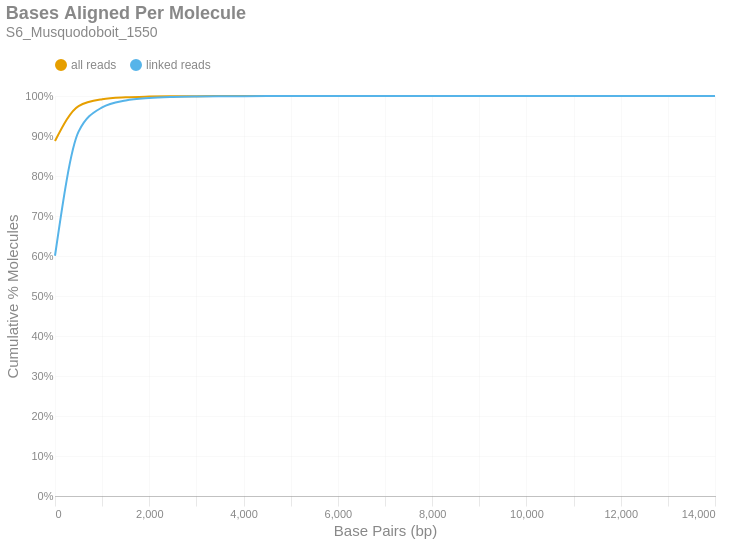

Here is the notebook cell this chart was saved with:
### Markdown cell above
### Bases Aligned Per Molecule
This is a cumulative frequency distribution showing the number of base pairs aligned per unique molecule. These data are shown in 500 bp bins. There are two distributions: one with `all reads` (yellow) and another with only `linked reads` (blue). The percent of molecules in the `linked reads` distribution is relative to the total number of linked molecules.

### Code cell
if SKIPLR:
    print_html(f"Skipped")
else:
    binned_df = consolidated_hist(valids['aligned_bp'], mask, 500, True)
    with SafeRender(binned_df):
        (
            density_plot(binned_df, 'Bases Aligned Per Molecule', samplename, 'basesper')
            .encode(
                x=alt.X('bin:Q', title="Base Pairs (bp)").axis(tickMinStep=500).scale(padding=0),
                y=alt.Y('value:Q', title='Cumulative % Molecules')
                    .axis(format='%')
                    .scale(domain = [0,1])
                    .stack(False),
                color=alt.Color("key:N").scale(domain = ["all reads", "linked reads"]),
                tooltip = [
                    alt.Tooltip("key:N", title = "Data Type"),
                    alt.Tooltip("range_label:N", title="Bases Aligned Per Molecule"),
                    alt.Tooltip("value:Q", format = ".2%", title="% Molecules (Cum.)")
                ]
            )
        ).display()

### Figure 1 — Vega-Lite specification as saved in the notebook (floating-point values rounded to 4 significant figures)
{"width": "container", "height": 400, "config": {"title": {"anchor": "start", "dy": -15, "fontSize": 18, "color": "#888888", "subtitleColor": "#888888", "subtitleFontSize": 14}, "arc": {"fill": "#0072B2"}, "axis": {"domainColor": "#888888", "domainWidth": 0.5, "gridWidth": 0.2, "grid": false, "titleFontWeight": 400, "titleFontSize": 15, "labelFontSize": 11, "labelColor": "#888888", "tickColor": "#888888", "tickWidth": 0.2, "titleColor": "#888888"}, "axisBand": {"grid": false}, "axisX": {"grid": true, "tickSize": 10, "domainCap": "round"}, "axisY": {"domain": false, "grid": true, "tickSize": 0, "domainCap": "round"}, "background": "transparent", "header": {"labelFontSize": 15, "labelColor": "#888888", "titleFontSize": 15, "titleFontWeight": 600, "titleColor": "#888888"}, "legend": {"labelFont": "sans-serif", "labelFontSize": 12, "labelColor": "#888888", "symbolSize": 100, "symbolType": "circle", "titleFontSize": 12, "titlePadding": 10, "titleColor": "#888888", "title": null, "orient": "top"}, "range": {"category": ["#E69F00", "#56B4E9", "#009E73", "#F0E442", "#0072B2", "#D55E00", "#CC79A7", "#000000"], "diverging": ["#cfe8f3", "#a2d4ec", "#73bfe2", "#46abdb", "#1696d2", "#12719e"]}, "area": {"fill": "#0072B2", "fillOpacity": 0.7, "line": true, "strokeOpacity": 0.7}, "line": {"color": "#0072B2", "stroke": "#0072B2", "strokeWidth": 2}, "trail": {"color": "#0072B2", "stroke": "#0072B2", "strokeWidth": 0, "size": 1}, "point": {"filled": true, "fillOpacity": 1.0, "size": 95}, "text": {"color": "#888888", "fontSize": 11, "align": "right", "fontWeight": 400, "size": 11}, "bar": {"fill": "#0072B2", "stroke": null}, "view": {"stroke": null, "continuousWidth": 660, "continuousHeight": 400}}, "data": {"name": "data-e3ae88c8dfeabeebbf345f4b933ef363"}, "mark": {"type": "line", "interpolate": "monotone", "point": {"opacity": 0, "size": 275}}, "encoding": {"color": {"field": "key", "scale": {"domain": ["all reads", "linked reads"]}, "type": "nominal"}, "tooltip": [{"field": "key", "title": "Data Type", "type": "nominal"}, {"field": "range_label", "title": "Bases Aligned Per Molecule", "type": "nominal"}, {"field": "value", "format": ".2%", "title": "% Molecules (Cum.)", "type": "quantitative"}], "x": {"axis": {"tickMinStep": 500}, "field": "bin", "scale": {"padding": 0}, "title": "Base Pairs (bp)", "type": "quantitative"}, "y": {"axis": {"format": "%"}, "field": "value", "scale": {"domain": [0, 1]}, "stack": false, "title": "Cumulative % Molecules", "type": "quantitative"}}, "params": [{"name": "param_c36ac31b6afebe62", "select": {"type": "point", "fields": ["key"]}, "bind": "legend"}], "title": {"text": "Bases Aligned Per Molecule", "subtitle": "S6_Musquodoboit_1550"}, "transform": [{"fold": ["all reads (cumsum)", "linked reads (cumsum)"]}, {"calculate": "replace(datum.key, ' (cumsum)', '')", "as": "key"}, {"filter": {"param": "param_c36ac31b6afebe62"}}], "usermeta": {"embedOptions": {"downloadFileName": "S6_Musquodoboit_1550.basesper"}}, "$schema": "https://vega.github.io/schema/vega-lite/v6.1.0.json", "datasets": {"data-e3ae88c8dfeabeebbf345f4b933ef363": [{"bin": "0.0", "interval": "0.0-500.0", "all reads": 0.8876, "linked reads": 0.6006, "all reads (cumsum)": 0.8876, "linked reads (cumsum)": 0.6006, "range_label": "0-499"}, {"bin": "500.0", "interval": "500.0-1000.0", "all reads": 0.08737, "linked reads": 0.3102, "all reads (cumsum)": 0.975, "linked reads (cumsum)": 0.9108, "range_label": "500-999"}, {"bin": "1000.0", "interval": "1000.0-1500.0", "all reads": 0.01704, "linked reads": 0.06068, "all reads (cumsum)": 0.992, "linked reads (cumsum)": 0.9715, "range_label": "1000-1499"}, {"bin": "1500.0", "interval": "1500.0-2000.0", "all reads": 0.004842, "linked reads": 0.01725, "all reads (cumsum)": 0.9968, "linked reads (cumsum)": 0.9888, "range_label": "1500-1999"}, {"bin": "2000.0", "interval": "2000.0-2500.0", "all reads": 0.001751, "linked reads": 0.006236, "all reads (cumsum)": 0.9986, "linked reads (cumsum)": 0.995, "range_label": "2000-2499"}, {"bin": "2500.0", "interval": "2500.0-3000.0", "all reads": 0.0007304, "linked reads": 0.002602, "all reads (cumsum)": 0.9993, "linked reads (cumsum)": 0.9976, "range_label": "2500-2999"}, {"bin": "3000.0", "interval": "3000.0-3500.0", "all reads": 0.0003294, "linked reads": 0.001173, "all reads (cumsum)": 0.9997, "linked reads (cumsum)": 0.9988, "range_label": "3000-3499"}, {"bin": "3500.0", "interval": "3500.0-4000.0", "all reads": 0.0001618, "linked reads": 0.0005762, "all reads (cumsum)": 0.9998, "linked reads (cumsum)": 0.9993, "range_label": "3500-3999"}, {"bin": "4000.0", "interval": "4000.0-4500.0", "all reads": 8.205e-05, "linked reads": 0.0002923, "all reads (cumsum)": 0.9999, "linked reads (cumsum)": 0.9996, "range_label": "4000-4499"}, {"bin": "4500.0", "interval": "4500.0-5000.0", "all reads": 4.103e-05, "linked reads": 0.0001462, "all reads (cumsum)": 0.9999, "linked reads (cumsum)": 0.9998, "range_label": "4500-4999"}, {"bin": "5000.0", "interval": "5000.0-5500.0", "all reads": 2.69e-05, "linked reads": 9.584e-05, "all reads (cumsum)": 1.0, "linked reads (cumsum)": 0.9999, "range_label": "5000-5499"}, {"bin": "5500.0", "interval": "5500.0-6000.0", "all reads": 1.362e-05, "linked reads": 4.852e-05, "all reads (cumsum)": 1.0, "linked reads (cumsum)": 0.9999, "range_label": "5500-5999"}, {"bin": "6000.0", "interval": "6000.0-6500.0", "all reads": 8.743e-06, "linked reads": 3.115e-05, "all reads (cumsum)": 1.0, "linked reads (cumsum)": 1.0, "range_label": "6000-6499"}, {"bin": "6500.0", "interval": "6500.0-7000.0", "all reads": 6.558e-06, "linked reads": 2.336e-05, "all reads (cumsum)": 1.0, "linked reads (cumsum)": 1.0, "range_label": "6500-6999"}, {"bin": "7000.0", "interval": "7000.0-7500.0", "all reads": 2.018e-06, "linked reads": 7.188e-06, "all reads (cumsum)": 1.0, "linked reads (cumsum)": 1.0, "range_label": "7000-7499"}, {"bin": "7500.0", "interval": "7500.0-8000.0", "all reads": 1.513e-06, "linked reads": 5.391e-06, "all reads (cumsum)": 1.0, "linked reads (cumsum)": 1.0, "range_label": "7500-7999"}, {"bin": "8000.0", "interval": "8000.0-8500.0", "all reads": 6.726e-07, "linked reads": 2.396e-06, "all reads (cumsum)": 1.0, "linked reads (cumsum)": 1.0, "range_label": "8000-8499"}, {"bin": "8500.0", "interval": "8500.0-9000.0", "all reads": 1.345e-06, "linked reads": 4.792e-06, "all reads (cumsum)": 1.0, "linked reads (cumsum)": 1.0, "range_label": "8500-8999"}, {"bin": "9000.0", "interval": "9000.0-9500.0", "all reads": 5.044e-07, "linked reads": 1.797e-06, "all reads (cumsum)": 1.0, "linked reads (cumsum)": 1.0, "range_label": "9000-9499"}, {"bin": "9500.0", "interval": "9500.0-10000.0", "all reads": 3.363e-07, "linked reads": 1.198e-06, "all reads (cumsum)": 1.0, "linked reads (cumsum)": 1.0, "range_label": "9500-9999"}, {"bin": "10000.0", "interval": "10000.0-10500.0", "all reads": 1.681e-07, "linked reads": 5.99e-07, "all reads (cumsum)": 1.0, "linked reads (cumsum)": 1.0, "range_label": "10000-10499"}, {"bin": "10500.0", "interval": "10500.0-11000.0", "all reads": 0.0, "linked reads": 0.0, "all reads (cumsum)": 1.0, "linked reads (cumsum)": 1.0, "range_label": "10500-10999"}, {"bin": "11000.0", "interval": "11000.0-11500.0", "all reads": 0.0, "linked reads": 0.0, "all reads (cumsum)": 1.0, "linked reads (cumsum)": 1.0, "range_label": "11000-11499"}, {"bin": "11500.0", "interval": "11500.0-12000.0", "all reads": 0.0, "linked reads": 0.0, "all reads (cumsum)": 1.0, "linked reads (cumsum)": 1.0, "range_label": "11500-11999"}, {"bin": "12000.0", "interval": "12000.0-12500.0", "all reads": 1.681e-07, "linked reads": 5.99e-07, "all reads (cumsum)": 1.0, "linked reads (cumsum)": 1.0, "range_label": "12000-12499"}, {"bin": "12500.0", "interval": "12500.0-13000.0", "all reads": 0.0, "linked reads": 0.0, "all reads (cumsum)": 1.0, "linked reads (cumsum)": 1.0, "range_label": "12500-12999"}, {"bin": "13000.0", "interval": "13000.0-13500.0", "all reads": 0.0, "linked reads": 0.0, "all reads (cumsum)": 1.0, "linked reads (cumsum)": 1.0, "range_label": "13000-13499"}, {"bin": "13500.0", "interval": "13500.0-14000.0", "all reads": 0.0, "linked reads": 0.0, "all reads (cumsum)": 1.0, "linked reads (cumsum)": 1.0, "range_label": "13500-13999"}, {"bin": "14000.0", "interval": "14000.0-14500.0", "all reads": 1.681e-07, "linked reads": 5.99e-07, "all reads (cumsum)": 1.0, "linked reads (cumsum)": 1.0, "range_label": "14000-14499"}]}}
